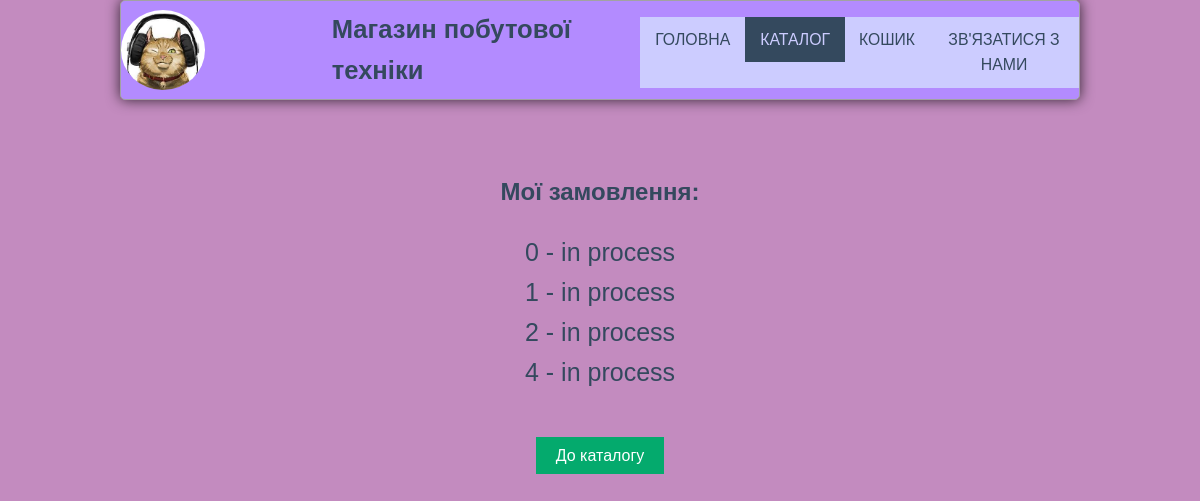
The app's page /orders (signed in) with its own data.
### shop/models.py (models this page shows)
class Order(models.Model):
    id = models.IntegerField
    customer = models.ForeignKey(Customer, on_delete=models.CASCADE, verbose_name='клієнт')
    status = models.CharField(max_length=255, verbose_name='статус')
    class Meta:
        verbose_name = 'Замовлення'
        verbose_name_plural = 'Замовлення'

### shop/views.py (the view)
# urls.py: path('orders', views.getAllCustomerOrders, name='orders'),
@login_required(login_url='login')
def getAllCustomerOrders(request):
    if request.user.is_authenticated and request.user.username != '':
        username = request.user.username
        user = Customer.objects.get(username=username)
        orders = Order.objects.filter(customer=user)
        return render(request, 'main/orders.html', {'orders': orders})
    else:
        return redirect('login')

### shop/templates/main/orders.html (shortened to what this page needs)
{% load static %}
<!DOCTYPE html>
<html lang="en">
<head>
    <link rel="stylesheet" href="{% static 'main/css/contact_style.css' %}">
</head>
<body>
<div style=".flex-container">
    <div class="header">
        <a href="html/first.html"><img class="logo" src="{% static 'main/img/logo.png' %}" alt="Logotype!!!"></a>
        <h1 class="logoName"><a href="#">Магазин побутової техніки</a></h1>
        <ul class="main-nav">
            <li><a id="index" href="{% url 'main' %}">Головна</a></li>
            <li><a href="index.html" style="
            background-color: #34495e; color: #ccccff;">Каталог</a></li>
            <li>
                <div class="dropdown">
                    <a class="dropbtn"> Кошик
                    </a>
                </div>
            </li>
            <li><a href="{% url 'contactUs' %}">Зв'язатися з нами</a></li>
        </ul>
    </div>
<br><br><br><br><br><br>
 <div class="shopping-cart" style="text-align: center">
        <div id="shopping-cart1" class="shopping-cart1">
            <div class="title" style="text-align: center; top: 60px;">
                  <h2>Мої замовлення:</h2>
    {% if not orders %}
    <h2>пустой(</h2>
    {% else %}
        {% for order in orders %}
            <a style="left: 400px; font-size: 25px"
               href="http://127.0.0.1:8000/orders/{{order.id}}">{{order.id}}   -   {{order.status}}</a><br>
        {% endfor %}
        {% endif %}
            </div>
        </div>
     <br><br>
     <div style="text-align: center; top: 400px">
                <form>
                    <a class="continue" href="{% url 'catalog' %}">До каталогу</a>
                </form>
            </div>
    </div>
</div>
</body>
</html>

### shop/static/main/css/contact_style.css (style rules this page uses)
* { box-sizing: border-box; }
body { font-family: 'Montserrat', sans-serif; line-height: 1.6; margin: 0; min-height: 100vh; background: #c38bbf; }
ul { margin: 0; padding: 0; list-style: none; background: #ccccff; display: flex; }
h2, h3, a { color: #34495e; }
a { text-decoration: none; }
.logo { width: 40%; height: 40%; border-radius: 50%; display: flex; }
.logoName { margin: 0; font-size: 1.6em; display: flex; }
.main-nav { margin-top: 5px; }
.logo a, .main-nav a { padding: 10px 15px; text-transform: uppercase; text-align: center; display: flex; }
.main-nav a { color: #34495e; font-size: .99em; display: flex; flex-shrink: 1; }
.header { padding-top: .5em; padding-bottom: .5em; border: 1px solid #a2a2a2; -webkit-box-shadow: 0 0 14px 0 rgba(0, 0, 0, 0.75); -moz-box-shadow: 0 0 14px 0 rgba(0, 0, 0, 0.75); box-shadow: 0 0 14px 0 rgba(0, 0, 0, 0.75); -webkit-border-radius: 5px; -moz-border-radius: 5px; border-radius: 5px; background: #b38bff; position: fixed; top: 0; left: 100px; right: 100px; display: flex; flex-shrink: 1; }
@media (min-width: 769px) { .header, .main-nav { display: flex; } }
@media (min-width: 769px) { .header { flex-direction: column; align-items: center; } }
@media (min-width: 769px) { .header { width: 80%; margin: 0 auto; max-width: 1150px; } }
@media (min-width: 1025px) { .header { flex-direction: row; justify-content: space-between; } }
.dropdown { float: left; overflow: hidden; font-size: .99em; }
.dropdown .dropbtn { font-size: .99em; border: none; outline: none; color: #34495e; padding: 10px 14px; background-color: #ccccff; font-family: inherit; text-transform: uppercase; margin: 0; display: flex; }
.navbar a:hover, .dropbtn { background-color: #ccccff; }
.continue { background-color: #04AA6D; color: white; padding: 10px 20px; border: none; cursor: pointer; }

### records on screen
Order: id "0", status "in process"
Order: id "1", status "in process"
Order: id "2", status "in process"
Order: id "4", status "in process"
